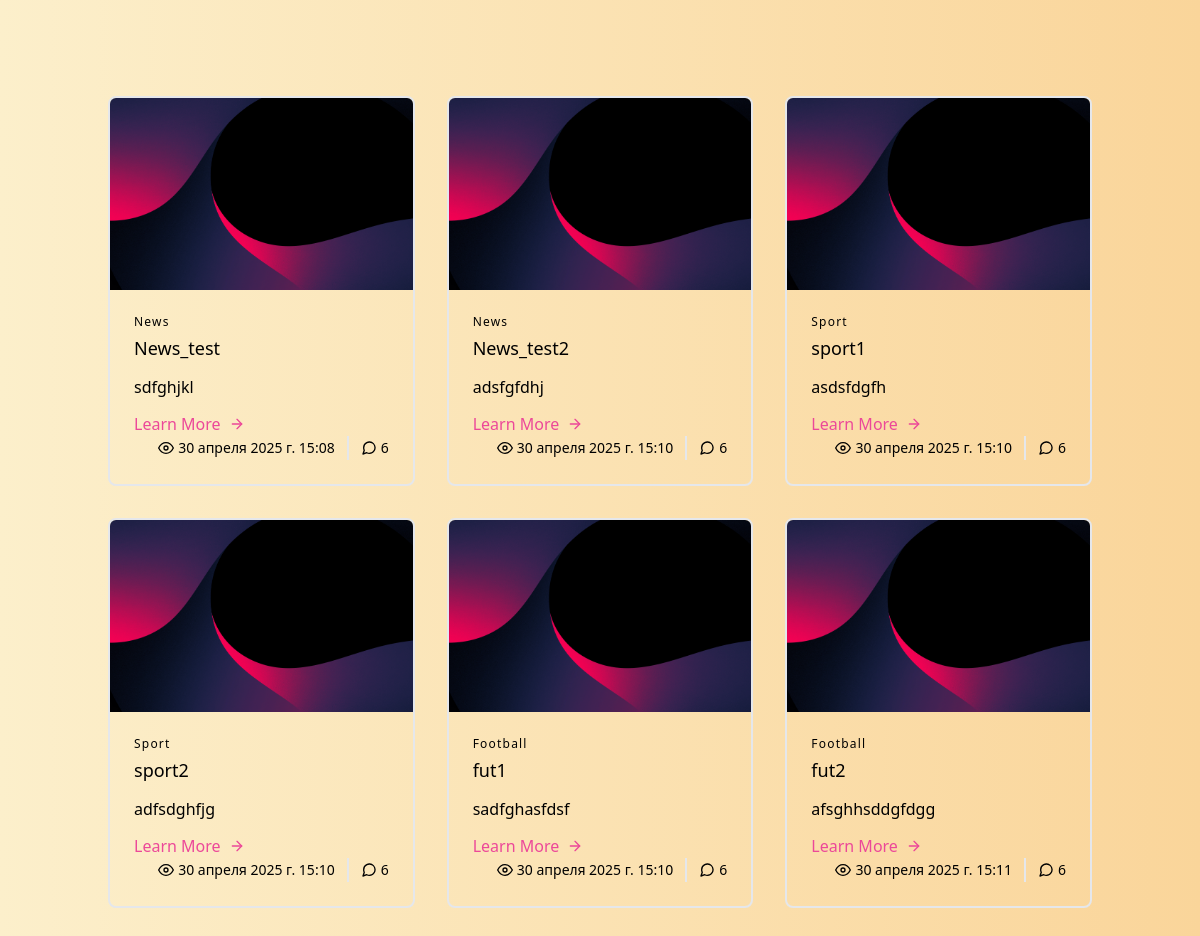
Before: / with the older database file.
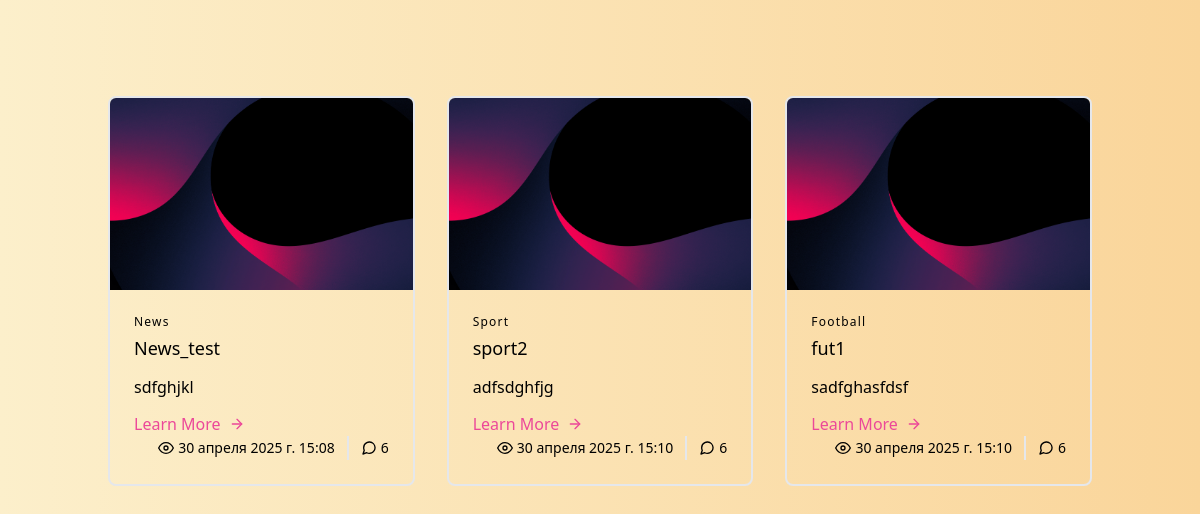
After: the same page with the newer database file.
### news/models.py (models this page shows, shortened)
class News(models.Model):
    title = models.CharField(max_length=250)
    pub_date = models.DateTimeField(auto_now=True)
    category = models.ForeignKey(Category,on_delete=models.CASCADE)
    news = models.TextField()
    image = models.ImageField(upload_to='images/')
    class Meta:
        verbose_name = 'Новости'
        verbose_name_plural = 'Новости'

class Category(models.Model):
    category_name = models.CharField(max_length=250)
    def __str__(self):
        return self.category_name
    class Meta:
        verbose_name = 'Категория'
        verbose_name_plural = 'Категория'

### news/views.py (the view)
# urls.py: path('',homepage,name='home'),
def homepage(request):
    posts = News.objects.all()
    return render(request,'index.html',{'posts':posts})

### templates/index.html (shortened to what this page needs)
{% load static %}
<!DOCTYPE html>
<html lang="en">
<head>
    <link rel="stylesheet" href="{% static 'main.css' %}">
    <script src="https://cdn.tailwindcss.com"></script>
</head>
<body>
    <section class="text-black-600 body-font">
        <div class="container px-5 py-24 mx-auto">
            <div class="flex flex-wrap justify-center -m-4">
                {% for i in posts %}
                <div class="p-4 md:w-1/3 sm:w-1/2 w-full">
                    <div class="h-full border-2 border-black-200 border-opacity-60 rounded-lg overflow-hidden">
                        <img class="lg:h-48 md:h-36 w-full object-cover object-center" src="{{ i.image.url }}" alt="blog">
                        <div class="p-6">
                            <h2 class="tracking-widest text-xs title-font font-medium text-black-400 mb-1">{{ i.category }}</h2>
                            <h1 class="title-font text-lg font-medium text-black-900 mb-3">{{ i.title }}</h1>
                            <p class="leading-relaxed mb-3">{{ i.news }}</p>
                            <div class="flex items-center flex-wrap">
                                <a class="text-pink-500 inline-flex items-center md:mb-2 lg:mb-0"
                                    href="{% url 'detail' i.id %}">Learn More
                                    <svg class="w-4 h-4 ml-2" viewBox="0 0 24 24" stroke="currentColor" stroke-width="2"
                                        fill="none" stroke-linecap="round" stroke-linejoin="round">
                                        <path d="M5 12h14"></path>
                                        <path d="M12 5l7 7-7 7"></path>
                                    </svg>
                                </a>
                                <span
                                    class="text-black-400 mr-3 inline-flex items-center lg:ml-auto md:ml-0 ml-auto leading-none text-sm pr-3 py-1 border-r-2 border-black-200">
                                    <svg class="w-4 h-4 mr-1" stroke="currentColor" stroke-width="2" fill="none"
                                        stroke-linecap="round" stroke-linejoin="round" viewBox="0 0 24 24">
                                        <path d="M1 12s4-8 11-8 11 8 11 8-4 8-11 8-11-8-11-8z"></path>
                                        <circle cx="12" cy="12" r="3"></circle>
                                    </svg>{{ i.pub_date }}
                                </span>
                                <span class="text-black-400 inline-flex items-center leading-none text-sm">
                                    6
                                </span>
                            </div>
                        </div>
                    </div>
                </div>
                {% endfor %}
            </div>
        </div>
    </section>
</body>
</html>

### static/main.css (style rules this page uses)
body { text-decoration: none; background-image: linear-gradient(to right,#FCEFCB,#FAD59A); justify-content: center; position: relative; }
a { text-decoration: none; text-align: center; }

Changed rows visible on the page:
removed News: image (picture), category "News", title "News_test2", news "adsfgfdhj", pub_date "30 апреля 2025 г. 15:10"
removed News: image (picture), category "Sport", title "sport1", news "asdsfdgfh", pub_date "30 апреля 2025 г. 15:10"
removed News: image (picture), category "Football", title "fut2", news "afsghhsddgfdgg", pub_date "30 апреля 2025 г. 15:11"
